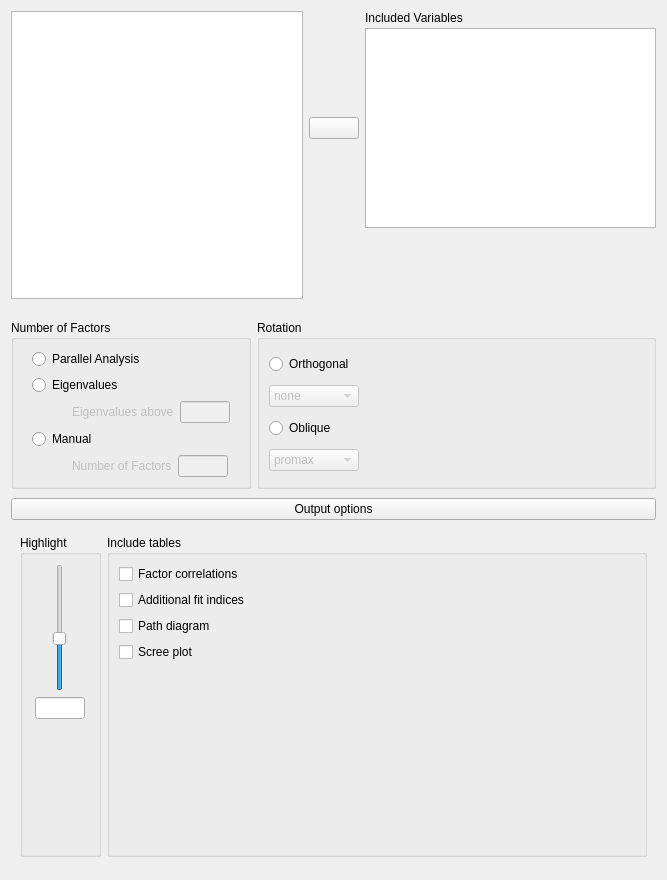
<?xml version="1.0" encoding="UTF-8"?>
<ui version="4.0">
 <class>ExploratoryFactorAnalysisForm</class>
 <widget class="QWidget" name="ExploratoryFactorAnalysisForm">
  <property name="geometry">
   <rect>
    <x>0</x>
    <y>0</y>
    <width>667</width>
    <height>880</height>
   </rect>
  </property>
  <property name="sizePolicy">
   <sizepolicy hsizetype="Fixed" vsizetype="Preferred">
    <horstretch>0</horstretch>
    <verstretch>0</verstretch>
   </sizepolicy>
  </property>
  <property name="windowTitle">
   <string>Form</string>
  </property>
  <layout class="QGridLayout" name="gridLayout_7">
   <property name="verticalSpacing">
    <number>0</number>
   </property>
   <item row="0" column="0" colspan="3">
    <widget class="QWidget" name="topWidget" native="true">
     <property name="sizePolicy">
      <sizepolicy hsizetype="Preferred" vsizetype="Fixed">
       <horstretch>0</horstretch>
       <verstretch>0</verstretch>
      </sizepolicy>
     </property>
     <property name="minimumSize">
      <size>
       <width>0</width>
       <height>300</height>
      </size>
     </property>
     <layout class="QGridLayout" name="gridLayout">
      <property name="leftMargin">
       <number>0</number>
      </property>
      <property name="topMargin">
       <number>0</number>
      </property>
      <property name="rightMargin">
       <number>0</number>
      </property>
      <property name="bottomMargin">
       <number>12</number>
      </property>
      <property name="verticalSpacing">
       <number>3</number>
      </property>
      <item row="0" column="0" rowspan="4">
       <widget class="AvailableFieldsListView" name="listAvailableFields">
        <property name="sizePolicy">
         <sizepolicy hsizetype="Expanding" vsizetype="Preferred">
          <horstretch>0</horstretch>
          <verstretch>0</verstretch>
         </sizepolicy>
        </property>
        <property name="maximumSize">
         <size>
          <width>16777215</width>
          <height>16777215</height>
         </size>
        </property>
        <property name="selectionMode">
         <enum>QAbstractItemView::ExtendedSelection</enum>
        </property>
       </widget>
      </item>
      <item row="0" column="2">
       <widget class="QLabel" name="label_4">
        <property name="sizePolicy">
         <sizepolicy hsizetype="Fixed" vsizetype="Fixed">
          <horstretch>0</horstretch>
          <verstretch>0</verstretch>
         </sizepolicy>
        </property>
        <property name="text">
         <string>Included Variables</string>
        </property>
       </widget>
      </item>
      <item row="1" column="2">
       <widget class="BoundListView" name="variables">
        <property name="sizePolicy">
         <sizepolicy hsizetype="Expanding" vsizetype="Fixed">
          <horstretch>0</horstretch>
          <verstretch>0</verstretch>
         </sizepolicy>
        </property>
        <property name="minimumSize">
         <size>
          <width>0</width>
          <height>200</height>
         </size>
        </property>
        <property name="maximumSize">
         <size>
          <width>16777215</width>
          <height>200</height>
         </size>
        </property>
        <property name="selectionMode">
         <enum>QAbstractItemView::ExtendedSelection</enum>
        </property>
       </widget>
      </item>
      <item row="1" column="1">
       <widget class="AssignButton" name="buttonAssignVariables">
        <property name="sizePolicy">
         <sizepolicy hsizetype="Fixed" vsizetype="Fixed">
          <horstretch>0</horstretch>
          <verstretch>0</verstretch>
         </sizepolicy>
        </property>
        <property name="minimumSize">
         <size>
          <width>50</width>
          <height>0</height>
         </size>
        </property>
        <property name="maximumSize">
         <size>
          <width>50</width>
          <height>16777215</height>
         </size>
        </property>
        <property name="text">
         <string/>
        </property>
       </widget>
      </item>
     </layout>
    </widget>
   </item>
   <item row="2" column="0" colspan="3">
    <widget class="QWidget" name="widget_9" native="true">
     <property name="sizePolicy">
      <sizepolicy hsizetype="Preferred" vsizetype="Preferred">
       <horstretch>0</horstretch>
       <verstretch>0</verstretch>
      </sizepolicy>
     </property>
     <layout class="QGridLayout" name="gridLayout_6">
      <property name="leftMargin">
       <number>0</number>
      </property>
      <property name="rightMargin">
       <number>0</number>
      </property>
      <property name="bottomMargin">
       <number>3</number>
      </property>
      <item row="0" column="0">
       <widget class="ExpanderButton" name="pushButton_2">
        <property name="sizePolicy">
         <sizepolicy hsizetype="Expanding" vsizetype="Fixed">
          <horstretch>0</horstretch>
          <verstretch>0</verstretch>
         </sizepolicy>
        </property>
        <property name="text">
         <string>Output options</string>
        </property>
       </widget>
      </item>
      <item row="1" column="0">
       <widget class="QWidget" name="containerOptions" native="true">
        <layout class="QGridLayout" name="gridLayout_4">
         <item row="0" column="0">
          <widget class="BoundGroupBox" name="highlight">
           <property name="maximumSize">
            <size>
             <width>81</width>
             <height>16777215</height>
            </size>
           </property>
           <property name="title">
            <string>Highlight</string>
           </property>
           <layout class="QGridLayout" name="gridLayout_3">
            <item row="1" column="0" alignment="Qt::AlignHCenter">
             <widget class="QSlider" name="highlightSlider">
              <property name="minimumSize">
               <size>
                <width>0</width>
                <height>70</height>
               </size>
              </property>
              <property name="maximum">
               <number>100</number>
              </property>
              <property name="pageStep">
               <number>10</number>
              </property>
              <property name="value">
               <number>40</number>
              </property>
              <property name="orientation">
               <enum>Qt::Vertical</enum>
              </property>
             </widget>
            </item>
            <item row="2" column="0">
             <widget class="BoundTextBox" name="highlightText">
              <property name="enabled">
               <bool>true</bool>
              </property>
              <property name="sizePolicy">
               <sizepolicy hsizetype="Fixed" vsizetype="Fixed">
                <horstretch>0</horstretch>
                <verstretch>0</verstretch>
               </sizepolicy>
              </property>
              <property name="maximumSize">
               <size>
                <width>50</width>
                <height>16777215</height>
               </size>
              </property>
             </widget>
            </item>
            <item row="3" column="0">
             <spacer name="verticalSpacer">
              <property name="orientation">
               <enum>Qt::Vertical</enum>
              </property>
              <property name="sizeHint" stdset="0">
               <size>
                <width>20</width>
                <height>40</height>
               </size>
              </property>
             </spacer>
            </item>
           </layout>
           <zorder>highlightText</zorder>
           <zorder>highlightSlider</zorder>
          </widget>
         </item>
         <item row="0" column="1">
          <widget class="BoundGroupBox" name="includeTables">
           <property name="title">
            <string>Include tables</string>
           </property>
           <layout class="QGridLayout" name="gridLayout_10">
            <item row="3" column="0">
             <widget class="BoundCheckBox" name="incl_screePlot">
              <property name="text">
               <string>Scree plot</string>
              </property>
             </widget>
            </item>
            <item row="0" column="0">
             <widget class="BoundCheckBox" name="incl_correlations">
              <property name="text">
               <string>Factor correlations</string>
              </property>
             </widget>
            </item>
            <item row="1" column="0">
             <widget class="BoundCheckBox" name="incl_fitIndices">
              <property name="text">
               <string>Additional fit indices</string>
              </property>
             </widget>
            </item>
            <item row="2" column="0">
             <widget class="BoundCheckBox" name="incl_pathDiagram">
              <property name="text">
               <string>Path diagram</string>
              </property>
             </widget>
            </item>
            <item row="4" column="0">
             <spacer name="verticalSpacer_2">
              <property name="orientation">
               <enum>Qt::Vertical</enum>
              </property>
              <property name="sizeHint" stdset="0">
               <size>
                <width>20</width>
                <height>40</height>
               </size>
              </property>
             </spacer>
            </item>
           </layout>
          </widget>
         </item>
        </layout>
       </widget>
      </item>
     </layout>
    </widget>
   </item>
   <item row="1" column="0" colspan="3">
    <widget class="QWidget" name="widget" native="true">
     <layout class="QGridLayout" name="gridLayout_2">
      <property name="leftMargin">
       <number>0</number>
      </property>
      <property name="rightMargin">
       <number>0</number>
      </property>
      <property name="bottomMargin">
       <number>0</number>
      </property>
      <item row="0" column="1">
       <widget class="BoundGroupBox" name="rotationMethod">
        <property name="sizePolicy">
         <sizepolicy hsizetype="Preferred" vsizetype="Preferred">
          <horstretch>0</horstretch>
          <verstretch>0</verstretch>
         </sizepolicy>
        </property>
        <property name="minimumSize">
         <size>
          <width>240</width>
          <height>0</height>
         </size>
        </property>
        <property name="title">
         <string>Rotation</string>
        </property>
        <layout class="QGridLayout" name="gridLayout_37">
         <item row="5" column="0">
          <widget class="BoundComboBox" name="obliqueSelector">
           <property name="enabled">
            <bool>false</bool>
           </property>
           <item>
            <property name="text">
             <string>promax</string>
            </property>
           </item>
           <item>
            <property name="text">
             <string>oblimin</string>
            </property>
           </item>
           <item>
            <property name="text">
             <string>simplimax</string>
            </property>
           </item>
           <item>
            <property name="text">
             <string>bentlerQ</string>
            </property>
           </item>
           <item>
            <property name="text">
             <string>biquartimin</string>
            </property>
           </item>
           <item>
            <property name="text">
             <string>cluster</string>
            </property>
           </item>
          </widget>
         </item>
         <item row="4" column="0">
          <widget class="QRadioButton" name="_2oblique">
           <property name="sizePolicy">
            <sizepolicy hsizetype="Fixed" vsizetype="Fixed">
             <horstretch>0</horstretch>
             <verstretch>0</verstretch>
            </sizepolicy>
           </property>
           <property name="text">
            <string>Oblique</string>
           </property>
          </widget>
         </item>
         <item row="2" column="0">
          <widget class="BoundComboBox" name="orthogonalSelector">
           <property name="enabled">
            <bool>false</bool>
           </property>
           <item>
            <property name="text">
             <string>none</string>
            </property>
           </item>
           <item>
            <property name="text">
             <string>varimax</string>
            </property>
           </item>
           <item>
            <property name="text">
             <string>quartimax</string>
            </property>
           </item>
           <item>
            <property name="text">
             <string>bentlerT</string>
            </property>
           </item>
           <item>
            <property name="text">
             <string>equamax</string>
            </property>
           </item>
          </widget>
         </item>
         <item row="1" column="0">
          <widget class="QRadioButton" name="_1orthogonal">
           <property name="sizePolicy">
            <sizepolicy hsizetype="Fixed" vsizetype="Fixed">
             <horstretch>0</horstretch>
             <verstretch>0</verstretch>
            </sizepolicy>
           </property>
           <property name="text">
            <string>Orthogonal</string>
           </property>
          </widget>
         </item>
         <item row="2" column="1">
          <spacer name="horizontalSpacer">
           <property name="orientation">
            <enum>Qt::Horizontal</enum>
           </property>
           <property name="sizeHint" stdset="0">
            <size>
             <width>40</width>
             <height>20</height>
            </size>
           </property>
          </spacer>
         </item>
        </layout>
       </widget>
      </item>
      <item row="0" column="0">
       <widget class="BoundGroupBox" name="factorMethod">
        <property name="sizePolicy">
         <sizepolicy hsizetype="Preferred" vsizetype="Preferred">
          <horstretch>0</horstretch>
          <verstretch>0</verstretch>
         </sizepolicy>
        </property>
        <property name="minimumSize">
         <size>
          <width>240</width>
          <height>0</height>
         </size>
        </property>
        <property name="title">
         <string>Number of Factors</string>
        </property>
        <layout class="QGridLayout" name="gridLayout_5">
         <item row="1" column="0">
          <widget class="QRadioButton" name="_1eigenvalues">
           <property name="sizePolicy">
            <sizepolicy hsizetype="Fixed" vsizetype="Fixed">
             <horstretch>0</horstretch>
             <verstretch>0</verstretch>
            </sizepolicy>
           </property>
           <property name="text">
            <string>Eigenvalues</string>
           </property>
          </widget>
         </item>
         <item row="2" column="0">
          <widget class="QWidget" name="nFactorWidget_2" native="true">
           <property name="enabled">
            <bool>true</bool>
           </property>
           <property name="sizePolicy">
            <sizepolicy hsizetype="Fixed" vsizetype="Fixed">
             <horstretch>0</horstretch>
             <verstretch>0</verstretch>
            </sizepolicy>
           </property>
           <layout class="QGridLayout" name="gridLayout_20">
            <property name="leftMargin">
             <number>40</number>
            </property>
            <property name="topMargin">
             <number>0</number>
            </property>
            <property name="rightMargin">
             <number>0</number>
            </property>
            <property name="bottomMargin">
             <number>0</number>
            </property>
            <item row="0" column="1">
             <widget class="BoundTextBox" name="eigenValuesBox">
              <property name="enabled">
               <bool>false</bool>
              </property>
              <property name="sizePolicy">
               <sizepolicy hsizetype="Fixed" vsizetype="Fixed">
                <horstretch>0</horstretch>
                <verstretch>0</verstretch>
               </sizepolicy>
              </property>
              <property name="maximumSize">
               <size>
                <width>50</width>
                <height>16777215</height>
               </size>
              </property>
             </widget>
            </item>
            <item row="0" column="0">
             <widget class="QLabel" name="EigenText">
              <property name="enabled">
               <bool>false</bool>
              </property>
              <property name="sizePolicy">
               <sizepolicy hsizetype="Fixed" vsizetype="Fixed">
                <horstretch>0</horstretch>
                <verstretch>0</verstretch>
               </sizepolicy>
              </property>
              <property name="text">
               <string>Eigenvalues above</string>
              </property>
             </widget>
            </item>
           </layout>
          </widget>
         </item>
         <item row="3" column="0">
          <widget class="QRadioButton" name="_2manual">
           <property name="sizePolicy">
            <sizepolicy hsizetype="Fixed" vsizetype="Fixed">
             <horstretch>0</horstretch>
             <verstretch>0</verstretch>
            </sizepolicy>
           </property>
           <property name="text">
            <string>Manual</string>
           </property>
          </widget>
         </item>
         <item row="5" column="0">
          <widget class="QWidget" name="nFactorWidget" native="true">
           <property name="enabled">
            <bool>true</bool>
           </property>
           <property name="sizePolicy">
            <sizepolicy hsizetype="Fixed" vsizetype="Fixed">
             <horstretch>0</horstretch>
             <verstretch>0</verstretch>
            </sizepolicy>
           </property>
           <layout class="QGridLayout" name="gridLayout_16">
            <property name="leftMargin">
             <number>40</number>
            </property>
            <property name="topMargin">
             <number>0</number>
            </property>
            <property name="rightMargin">
             <number>0</number>
            </property>
            <property name="bottomMargin">
             <number>0</number>
            </property>
            <item row="0" column="1">
             <widget class="BoundTextBox" name="numberOfFactors">
              <property name="enabled">
               <bool>false</bool>
              </property>
              <property name="sizePolicy">
               <sizepolicy hsizetype="Fixed" vsizetype="Fixed">
                <horstretch>0</horstretch>
                <verstretch>0</verstretch>
               </sizepolicy>
              </property>
              <property name="maximumSize">
               <size>
                <width>50</width>
                <height>16777215</height>
               </size>
              </property>
             </widget>
            </item>
            <item row="0" column="0">
             <widget class="QLabel" name="nFactorText">
              <property name="enabled">
               <bool>false</bool>
              </property>
              <property name="sizePolicy">
               <sizepolicy hsizetype="Fixed" vsizetype="Fixed">
                <horstretch>0</horstretch>
                <verstretch>0</verstretch>
               </sizepolicy>
              </property>
              <property name="text">
               <string>Number of Factors</string>
              </property>
             </widget>
            </item>
           </layout>
          </widget>
         </item>
         <item row="0" column="0">
          <widget class="QRadioButton" name="_3parallelAnalysis">
           <property name="sizePolicy">
            <sizepolicy hsizetype="Fixed" vsizetype="Fixed">
             <horstretch>0</horstretch>
             <verstretch>0</verstretch>
            </sizepolicy>
           </property>
           <property name="text">
            <string>Parallel Analysis</string>
           </property>
          </widget>
         </item>
        </layout>
        <zorder>nFactorWidget</zorder>
        <zorder>_2manual</zorder>
        <zorder>_1eigenvalues</zorder>
        <zorder>nFactorWidget_2</zorder>
        <zorder>_3parallelAnalysis</zorder>
       </widget>
      </item>
     </layout>
    </widget>
   </item>
  </layout>
 </widget>
 <customwidgets>
  <customwidget>
   <class>AssignButton</class>
   <extends>QPushButton</extends>
   <header>widgets/assignbutton.h</header>
  </customwidget>
  <customwidget>
   <class>AvailableFieldsListView</class>
   <extends>QListView</extends>
   <header>widgets/availablefieldslistview.h</header>
  </customwidget>
  <customwidget>
   <class>BoundListView</class>
   <extends>QListView</extends>
   <header>widgets/boundlistview.h</header>
  </customwidget>
  <customwidget>
   <class>BoundTextBox</class>
   <extends>QLineEdit</extends>
   <header>widgets/boundtextbox.h</header>
  </customwidget>
  <customwidget>
   <class>BoundGroupBox</class>
   <extends>QGroupBox</extends>
   <header>widgets/boundgroupbox.h</header>
   <container>1</container>
  </customwidget>
  <customwidget>
   <class>BoundComboBox</class>
   <extends>QComboBox</extends>
   <header>widgets/boundcombobox.h</header>
  </customwidget>
  <customwidget>
   <class>ExpanderButton</class>
   <extends>QPushButton</extends>
   <header>widgets/expanderbutton.h</header>
  </customwidget>
  <customwidget>
   <class>BoundCheckBox</class>
   <extends>QCheckBox</extends>
   <header>widgets/boundcheckbox.h</header>
  </customwidget>
 </customwidgets>
 <resources/>
 <connections>
  <connection>
   <sender>_2manual</sender>
   <signal>toggled(bool)</signal>
   <receiver>nFactorText</receiver>
   <slot>setEnabled(bool)</slot>
   <hints>
    <hint type="sourcelabel">
     <x>59</x>
     <y>535</y>
    </hint>
    <hint type="destinationlabel">
     <x>124</x>
     <y>561</y>
    </hint>
   </hints>
  </connection>
  <connection>
   <sender>_2manual</sender>
   <signal>toggled(bool)</signal>
   <receiver>numberOfFactors</receiver>
   <slot>setEnabled(bool)</slot>
   <hints>
    <hint type="sourcelabel">
     <x>59</x>
     <y>535</y>
    </hint>
    <hint type="destinationlabel">
     <x>217</x>
     <y>562</y>
    </hint>
   </hints>
  </connection>
  <connection>
   <sender>_2oblique</sender>
   <signal>toggled(bool)</signal>
   <receiver>obliqueSelector</receiver>
   <slot>setEnabled(bool)</slot>
   <hints>
    <hint type="sourcelabel">
     <x>383</x>
     <y>585</y>
    </hint>
    <hint type="destinationlabel">
     <x>427</x>
     <y>612</y>
    </hint>
   </hints>
  </connection>
  <connection>
   <sender>_1orthogonal</sender>
   <signal>toggled(bool)</signal>
   <receiver>orthogonalSelector</receiver>
   <slot>setEnabled(bool)</slot>
   <hints>
    <hint type="sourcelabel">
     <x>393</x>
     <y>521</y>
    </hint>
    <hint type="destinationlabel">
     <x>427</x>
     <y>548</y>
    </hint>
   </hints>
  </connection>
  <connection>
   <sender>_1eigenvalues</sender>
   <signal>toggled(bool)</signal>
   <receiver>EigenText</receiver>
   <slot>setEnabled(bool)</slot>
   <hints>
    <hint type="sourcelabel">
     <x>85</x>
     <y>522</y>
    </hint>
    <hint type="destinationlabel">
     <x>135</x>
     <y>549</y>
    </hint>
   </hints>
  </connection>
  <connection>
   <sender>_1eigenvalues</sender>
   <signal>toggled(bool)</signal>
   <receiver>eigenValuesBox</receiver>
   <slot>setEnabled(bool)</slot>
   <hints>
    <hint type="sourcelabel">
     <x>85</x>
     <y>522</y>
    </hint>
    <hint type="destinationlabel">
     <x>227</x>
     <y>550</y>
    </hint>
   </hints>
  </connection>
 </connections>
</ui>
